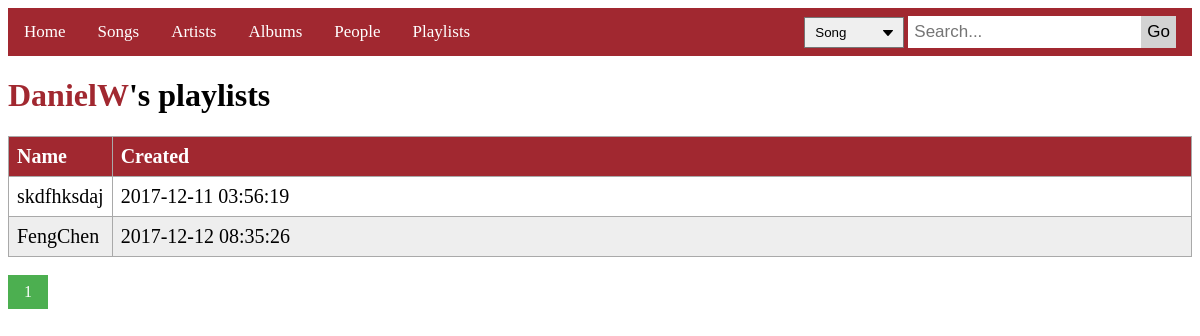
Page /playlists.php?people=qwf on the committed database.
### tables this page shows
CREATE TABLE `User` (
  `uid` int(11) NOT NULL AUTO_INCREMENT,
  `username` varchar(45) NOT NULL,
  `upwd` varchar(255) NOT NULL,
  `uemail` varchar(45) DEFAULT NULL,
  `realname` varchar(45) DEFAULT NULL,
  `ucity` varchar(45) DEFAULT NULL,
  PRIMARY KEY (`uid`),
  UNIQUE KEY `uid_UNIQUE` (`uid`)
);

CREATE TABLE `Playlist` (
  `pid` int(11) NOT NULL AUTO_INCREMENT,
  `ptitle` varchar(45) NOT NULL,
  `pdate` varchar(45) NOT NULL,
  `uid` int(11) NOT NULL,
  `status` varchar(45) NOT NULL,
  PRIMARY KEY (`pid`),
  UNIQUE KEY `pid_UNIQUE` (`pid`),
  KEY `uid` (`uid`),
  KEY `idx_Playlist_uid` (`uid`),
  CONSTRAINT `playlist_ibfk_1` FOREIGN KEY (`uid`) REFERENCES `user` (`uid`)
);

### playlists.php (the view, shortened to what this page needs)
<!DOCTYPE html>
<html>
<head>
    <link rel="stylesheet" href="list_table.css">
    <link rel="stylesheet" href="pagination.css">
    <link rel="stylesheet" href="header.css">
    <link rel="stylesheet" href="button.css">
    <link rel="stylesheet" href="https://cdnjs.cloudflare.com/ajax/libs/font-awesome/4.7.0/css/font-awesome.min.css">
    <link rel="stylesheet" href="navigation_bar.css">
</head>
<body>
<?php
include('navigation_bar.php');
$conn = connect();
$where_status = " status = \"public\" ";
$where_email = "";
$join = "";
$add_url = "";
if (isset($_GET["people"])) {
    $email = $_GET["people"];
    $sql = "select * from User where uemail = \"$email\"";
    $people = $conn->query($sql)->fetch_assoc()["username"];
    echo "<h1><span>$people</span>'s playlists</h1>";
    $join = " natrual join user ";
    $where_email = empty($where_status) ? " uemail = \"$email\"" : " and uemail = \"$email\"";
}else {
    echo "<h1>Playlists</h1>";
}
?>
<table id="playlist">
    <tr>
        <th>Name</th>
        <th>Created</th>
    </tr>
    <?php
    $sql = "select * from Playlist $join where $where_status $where_email  limit 10 offset ".(10 * ((!isset($_GET["page"]) ? 1 : $_GET["page"]) - 1));
    if ($result = $conn->query($sql)) {
        if ($result->num_rows > 0) {
            while ($row = $result->fetch_assoc()) {
                $list_id = $row["pid"];
                $list = $row["ptitle"];
                $pdate = $row["pdate"];
                if(empty($add_url)){
                    echo "<tr><td><a href=\"songs.php?list=$list_id";
                }else{
                    echo "<tr><td><a href=\"$add_url&list=$list_id";
                }
                echo "\">$list</a></td>";
                echo "<td>$pdate</td></tr>";
            }
        }
    }
    ?>
</table>
<?php
include('pagination.php');
?>
</body>
</html>

### list_table.css (style rules this page uses)
th { padding-top: 12px; padding-bottom: 12px; text-align: left; background-color: #a12830; color: white; }
td, th { border: 1px solid darkgray; padding: 8px; font-size: 20px; }
tr:nth-child(odd) { background-color: #eeeeee; }
table { border-collapse: collapse; width: 100%; max-width:100%; white-space:nowrap; }
td:nth-child(1) { width: 5%; }
td a { color: black; text-decoration: none; }

### header.css (style rules this page uses)
h1 span { color: #a12830; }

### rows in the picture
user: username "DanielW"
playlist: ptitle "skdfhksdaj", pdate "2017-12-11 03:56:19"
playlist: ptitle "FengChen", pdate "2017-12-12 08:35:26"
